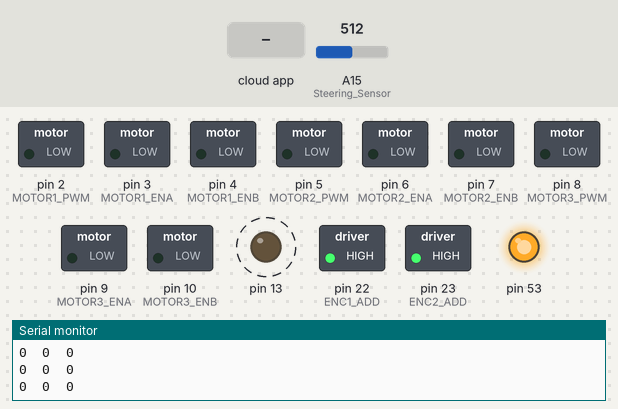
A sketch run on a simulated Arduino Mega 2560, built with avr-gcc and run on an emulated ATmega2560. On the bench: switched loads named in the sketch (green lamp = pin HIGH), output pins drawn as LEDs (lit = HIGH), the last lines printed to the serial monitor. Dashed ring = blinking. The test bench sets the inputs (shaded band); at power-on: A15 (Steering_Sensor) = 512. The ROS host is connected and sends only what is stated.

Above: at 1.26 s.
1.3 s: A15 (Steering_Sensor) set to 528
At 1.56 s:
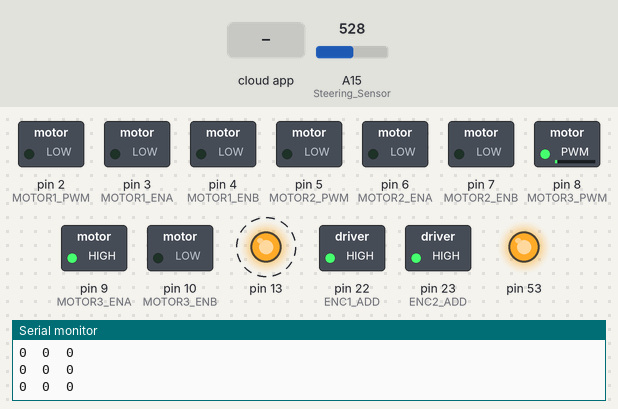
4.3 s: the phone or cloud app sets linear.x to -100
At 4.55 s:
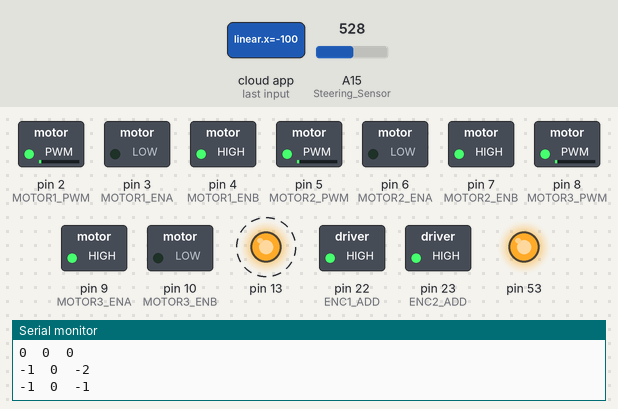
7.3 s: the phone or cloud app sets angular.z to 100
At 7.55 s:
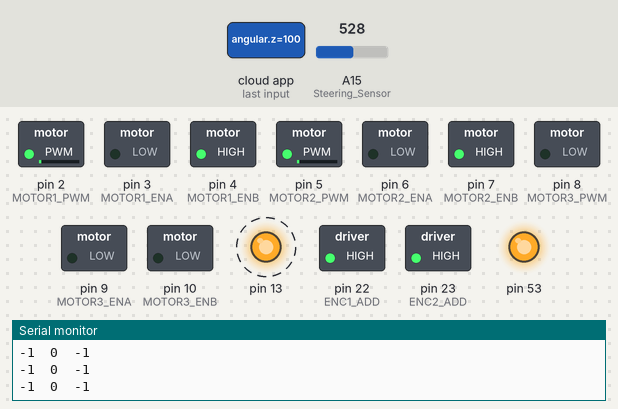
10.3 s: the phone or cloud app sets linear.x to 100
At 10.56 s:
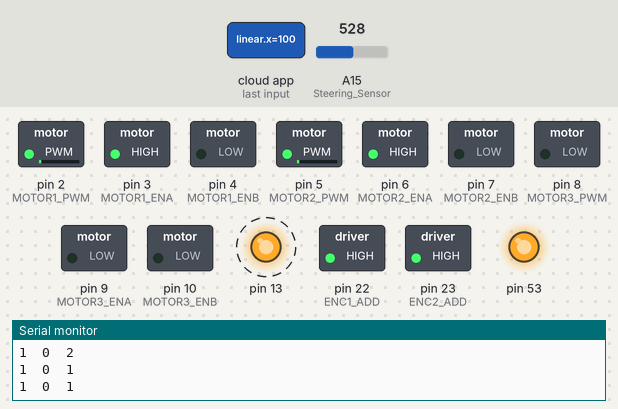
13.3 s: the phone or cloud app sets angular.z to -100
At 13.55 s:
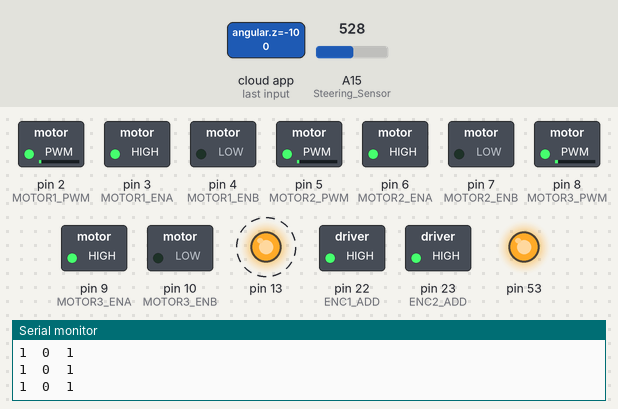
16.3 s: A15 (Steering_Sensor) set to 716
At 16.55 s:
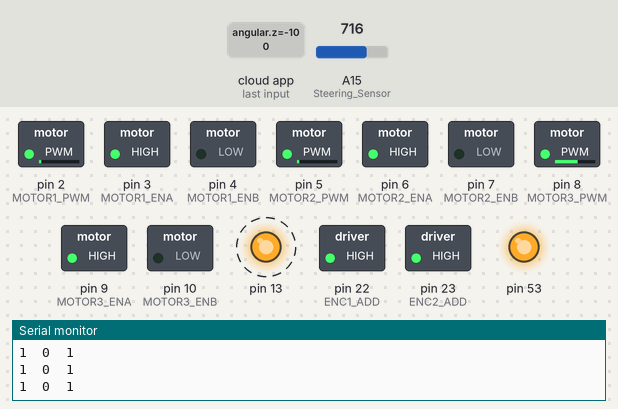
Timing chart, 0 to 20.3 s (numbered marks = the images above; inputs shaded):
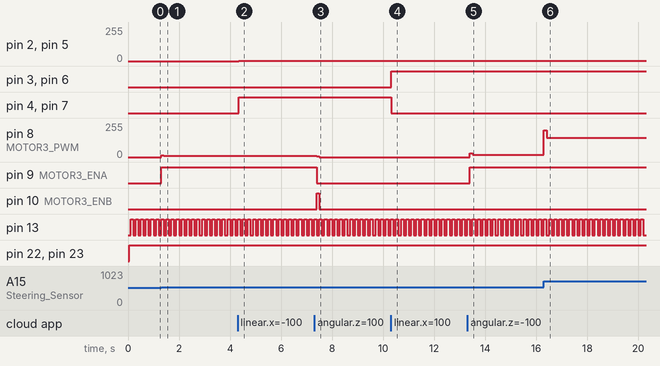

Measured:
- the behaviour switches between 517 and 518 on A15 (Steering_Sensor) (found by bisection; images 0 and 1)
- after the input at 1.3 s, pin 8 (MOTOR3_PWM): 0/255 → 14/255 at once, → 9/255 0.10 s later; pin 9 (MOTOR3_ENA): LOW → HIGH at once
- after the input at 4.3 s, pin 2 (MOTOR1_PWM), pin 5 (MOTOR2_PWM): 0/255 → 2/255 after 0.05 s, → 1/255 0.10 s later; pin 4 (MOTOR1_ENB), pin 7 (MOTOR2_ENB): LOW → HIGH after 0.05 s
- after the input at 7.3 s, pin 8 (MOTOR3_PWM): 9/255 → 5/255 after 0.10 s, → 0/255 0.10 s later; pin 9 (MOTOR3_ENA): HIGH → LOW after 0.10 s; pin 10 (MOTOR3_ENB): LOW → HIGH after 0.10 s, → LOW 0.10 s later
- after the input at 10.3 s, pin 2 (MOTOR1_PWM), pin 5 (MOTOR2_PWM): 1/255 → 2/255 at once, → 1/255 0.10 s later; pin 3 (MOTOR1_ENA), pin 6 (MOTOR2_ENA): LOW → HIGH at once; pin 4 (MOTOR1_ENB), pin 7 (MOTOR2_ENB): HIGH → LOW at once
- after the input at 13.3 s, pin 8 (MOTOR3_PWM): 0/255 → 28/255 after 0.10 s, → 18/255 0.10 s later; pin 9 (MOTOR3_ENA): LOW → HIGH after 0.10 s
- after the input at 16.3 s, pin 8 (MOTOR3_PWM): 18/255 → 200/255 at once, → 144/255 0.10 s later
- by itself, pin 13: alternates HIGH for 0.10 s and LOW for 0.10 s

The sketch:

Henes_code_check_sj_test.ino
```cpp
#include <MsTimer2.h>

#include <ros.h>
#include <geometry_msgs/Twist.h>
#include <std_msgs/Int32.h>
#include <std_msgs/Float32.h>


ros::NodeHandle  nh;
geometry_msgs::Twist cmd_vel;   //모터 명령 수신을 위한 변수(수신)

/*실질적으로 우리가 변화시키는 변수*/
/*imu, gps, object detection을 통해 만든 알고리즘의 목적은 적당한 속도와 회전 각도이므로 두 변수를 pub한다*/
int velocity = 0;
int steer_angle = 0;

void cmd_vel_callback(const geometry_msgs::Twist& msg)
{
  velocity = (int)msg.linear.x;       // 속도제어. *.cpp에서 만든 알고리즘을 통해 publish된 velocity값이다.
  steer_angle = (int)msg.angular.z;   // steering motor 각도 제어. *.cpp에서 만든 알고리즘을 통해 publish된 steer_angle값이다.

  if (velocity >= 255) velocity  = 255; // pwm 최고값 제한
  if (velocity <= -255) velocity = -255; // pwm 최저값 제한
} //알고리즘을 통해 나온 명령 값이 아두이노로 전달된다.

ros::Subscriber<geometry_msgs::Twist> cmd_sub("teleop_cmd_vel", cmd_vel_callback); //(teleop_cmd_vel토픽)알고리즘을 통해 정해진 velocity와 steer_angle을 cmd_vel_callback함수를 통해 받는 서브스크라이버

// Front Motor Drive
#define MOTOR1_PWM 2
#define MOTOR1_ENA 3
#define MOTOR1_ENB 4

#define MOTOR2_PWM 5
#define MOTOR2_ENA 6
#define MOTOR2_ENB 7

void motor_control(int motor_pwm_output)
{
  if (motor_pwm_output > 0) // forward
  {
    digitalWrite(MOTOR1_ENA, HIGH);
    digitalWrite(MOTOR1_ENB, LOW);
    analogWrite(MOTOR1_PWM, motor_pwm_output);

    digitalWrite(MOTOR2_ENA, HIGH);
    digitalWrite(MOTOR2_ENB, LOW);
    analogWrite(MOTOR2_PWM, motor_pwm_output);
  }
  else if (motor_pwm_output < 0) // backward
  {
    digitalWrite(MOTOR1_ENA, LOW);
    digitalWrite(MOTOR1_ENB, HIGH);
    analogWrite(MOTOR1_PWM, -motor_pwm_output);

    digitalWrite(MOTOR2_ENA, LOW);
    digitalWrite(MOTOR2_ENB, HIGH);
    analogWrite(MOTOR2_PWM, -motor_pwm_output);
  }
  else
  {
    digitalWrite(MOTOR1_ENA, LOW);
    digitalWrite(MOTOR1_ENB, LOW);
    digitalWrite(MOTOR1_PWM, 0);

    digitalWrite(MOTOR2_ENA, LOW);
    digitalWrite(MOTOR2_ENB, LOW);
    digitalWrite(MOTOR2_PWM, 0);
  }
}

#include <SPI.h>
#define ENC1_ADD 22
#define ENC2_ADD 23
signed long encoder1count = 0;
signed long encoder2count = 0;

void initEncoders() {

  // Set slave selects as outputs
  pinMode(ENC1_ADD, OUTPUT);
  pinMode(ENC2_ADD, OUTPUT);

  // Raise select pins
  // Communication begins when you drop the individual select signsl
  digitalWrite(ENC1_ADD, HIGH);
  digitalWrite(ENC2_ADD, HIGH);

  SPI.begin();

  // Initialize encoder 1
  //    Clock division factor: 0
  //    Negative index input
  //    free-running count mode
  //    x4 quatrature count mode (four counts per quadrature cycle)
  // NOTE: For more information on commands, see datasheet
  digitalWrite(ENC1_ADD, LOW);       // Begin SPI conversation
  SPI.transfer(0x88);                       // Write to MDR0
  SPI.transfer(0x03);                       // Configure to 4 byte mode
  digitalWrite(ENC1_ADD, HIGH);      // Terminate SPI conversation

  // Initialize encoder 2
  //    Clock division factor: 0
  //    Negative index input
  //    free-running count mode
  //    x4 quatrature count mode (four counts per quadrature cycle)
  // NOTE: For more information on commands, see datasheet
  digitalWrite(ENC2_ADD, LOW);       // Begin SPI conversation
  SPI.transfer(0x88);                       // Write to MDR0
  SPI.transfer(0x03);                       // Configure to 4 byte mode
  digitalWrite(ENC2_ADD, HIGH);      // Terminate SPI conversation
}

long readEncoder(int encoder_no)
{
  // Initialize temporary variables for SPI read
  unsigned int count_1, count_2, count_3, count_4;
  long count_value;

  digitalWrite(ENC1_ADD + encoder_no - 1, LOW);   // Begin SPI conversation
  // digitalWrite(ENC4_ADD,LOW);      // Begin SPI conversation
  SPI.transfer(0x60);                     // Request count
  count_1 = SPI.transfer(0x00);           // Read highest order byte
  count_2 = SPI.transfer(0x00);
  count_3 = SPI.transfer(0x00);
  count_4 = SPI.transfer(0x00);           // Read lowest order byte
  digitalWrite(ENC1_ADD + encoder_no - 1, HIGH); // Terminate SPI conversation
  //digitalWrite(ENC4_ADD,HIGH);      // Begin SPI conversation
  // Calculate encoder count
  count_value = ((long)count_1 << 24) + ((long)count_2 << 16) + ((long)count_3 << 8 ) + (long)count_4;

  return count_value;
}

void clearEncoderCount(int encoder_no) {
  // Set encoder1's data register to 0
  digitalWrite(ENC1_ADD + encoder_no - 1, LOW); // Begin SPI conversation
  // Write to DTR
  SPI.transfer(0x98);
  // Load data
  SPI.transfer(0x00);  // Highest order byte
  SPI.transfer(0x00);
  SPI.transfer(0x00);
  SPI.transfer(0x00);  // lowest order byte
  digitalWrite(ENC1_ADD + encoder_no - 1, HIGH); // Terminate SPI conversation

  delayMicroseconds(100);  // provides some breathing room between SPI conversations

  // Set encoder1's current data register to center
  digitalWrite(ENC1_ADD + encoder_no - 1, LOW); // Begin SPI conversation
  SPI.transfer(0xE0);
  digitalWrite(ENC1_ADD + encoder_no - 1, HIGH); // Terminate SPI conversation
}

///////// Motor PID //////////
#define velo_Kp  1.8   //10     // 10    // 5
#define velo_Ki  0  //0.25   // 0.1   // 0.5
#define velo_Kd  0.5    //15     // 15    // 0

long dt = 0;
long Curr_val, old_val, d_val;
int velo_val = 0;  // min = 3, max = 8

long st, end;
float Error, d_Error, old_Error, Sum_Error;
int PWM = 0;

unsigned long n_close = 0;
void velo_control_callback() {
  Curr_val = -1 * readEncoder(2);
  //velocity_count = (float)(ENC1 - old_ENC1) * 88.5 / (300.0 * 0.02);
  d_val = Curr_val - old_val;


  //Serial.println();
  //Serial.print(Curr_val);
  //Serial.print(",");
  //Serial.print(old_val);
  //Serial.print(",");
  //Serial.print(d_val);
  //Serial.print(",");
  //Serial.println();
  old_val = Curr_val;
}

unsigned int n_count = 1;
int dr_val = 1;

//  ENC Counter during sampling time 10ms = 100hz

void Velo_PID_Control() {
  end = millis();
  if ((end - st) >= 10) {

    velo_control_callback();

    Error = velo_val - d_val;
    //Serial.println((String)"error : " + Error);

    //지금 속도와 원하는 속도의 차이
    d_Error = Error - old_Error;
    //이전의 오차와 지금 오차의 차이
    Sum_Error += Error;

    dt = end - st;
    //Serial.print(dt);
    PWM = velo_Kp * Error + velo_Ki * Sum_Error + velo_Kd * d_Error;
    //Serial.print(PWM);
    //Serial.print(",");
    //Serial.print("##########");
    //Serial.println();
    //Serial.println((String)"error-p : " + velo_Kp * Error);
    //Serial.println((String)"error-I : " + velo_Ki * Sum_Error);
    //Serial.println((String)"error-D : " + velo_Kd * d_Error);


    if (velo_val == 0) {
      PWM = 0;
    } else if (velo_val > 0) {
      if (PWM >= 80) {
        PWM = 75;
        //Serial.print("!!!!!!!!!!!!!11");

      } else if (PWM <= -80) {
        PWM = -75;
        //Serial.print("!!!!!!!!!!!!!11");
      }
    } else {
      if (PWM >=80) {
        PWM = 75;
        //Serial.print("77777777777777");
      } else if (PWM <= -80) {
        PWM = -75;
        //Serial.print("77777777777777");
      }
    }
    //Serial.println();
    motor_control(PWM);

    Serial.print(velo_val);
    Serial.print("\t");
    Serial.print(d_val);
    Serial.print("\t");
    Serial.println(PWM);


    //Serial.print(PWM);
    //Serial.println("#");
    //Serial.println();


    st = millis();
    old_Error = Error;
  }
}


///////////////////////////////////////  Steering PID 제어 /////////////////////////////////////////////
#define Steering_Sensor A15  // Analog input pin that the potentiometer is attached to
#define NEURAL_ANGLE 0
#define LEFT_STEER_ANGLE 25
#define RIGHT_STEER_ANGLE -25
#define MOTOR3_PWM 8
#define MOTOR3_ENA 9
#define MOTOR3_ENB 10

float Kp = 0;
float Ki = 0;
float Kd = 0; //PID 상수 설정, 실험에 따라 정해야 함 중요!
double error, error_old;
double error_s, error_d, error_i;
int pwm_output;

int sensorValue = 0;        // value read from the pot
int Steer_Angle_Measure = 0;        // value output to the PWM (analog out)
int Steering_Angle = NEURAL_ANGLE;

void steer_motor_control(int motor_pwm)
{
  if (motor_pwm > 0) // forward
  {
    digitalWrite(MOTOR3_ENA, LOW);
    digitalWrite(MOTOR3_ENB, HIGH);
    analogWrite(MOTOR3_PWM, motor_pwm);
  }
  else if (motor_pwm < 0) // backward
  {
    digitalWrite(MOTOR3_ENA, HIGH);
    digitalWrite(MOTOR3_ENB, LOW);
    analogWrite(MOTOR3_PWM, -motor_pwm);
  }
  else // stop
  {
    digitalWrite(MOTOR3_ENA, LOW);
    digitalWrite(MOTOR3_ENB, LOW);
    analogWrite(MOTOR3_PWM, 0);
  }
}

void PID_Control()
{
  error = Steering_Angle - Steer_Angle_Measure;
  error_i += error;
  error_d = error - error_old;
  error_i = (error_i >=  100) ?  100 : error_i;
  error_i = (error_i <= -100) ? -100 : error_i;
  //Serial.println(error);
  //Serial.println((String)"error : " + error);
  // 실제조향각 에러 출력

  if (fabs(error) <= 0.2)
  {
    steer_motor_control(0);
    error_s = 0;
  }

   if (fabs(error) >=5)
  {
    float Kp = 9; // 3
    float Ki = 0; // 0
    float Kd = 5;   // 1.5

    pwm_output = Kp * error + Kd * error_d + Ki * error_s;
    pwm_output = (pwm_output >=  200) ?  200 : pwm_output;
    pwm_output = (pwm_output <= -200) ? -200 : pwm_output;
    //Serial.println((String)"pwm_output : " + pwm_output);
    //조향pwm 출력값

    steer_motor_control(pwm_output);
  }
  else if(fabs(error) <= 5)
  {
    float Kp = 9; // 3
    float Ki = 0; // 0
    float Kd = 5; // 1.5

    pwm_output = Kp * error + Kd * error_d + Ki * error_s;
    pwm_output = (pwm_output >=  200) ?  200 : pwm_output;
    pwm_output = (pwm_output <= -200) ? -200 : pwm_output;
    //Serial.println((String)"pwm_output : " + pwm_output);

    steer_motor_control(pwm_output);
  }
  error_old = error;
}

void steering_control()
{
  if (Steering_Angle <= RIGHT_STEER_ANGLE + NEURAL_ANGLE)  Steering_Angle = RIGHT_STEER_ANGLE + NEURAL_ANGLE;
  if (Steering_Angle >= LEFT_STEER_ANGLE + NEURAL_ANGLE)  Steering_Angle  = LEFT_STEER_ANGLE + NEURAL_ANGLE;

  PID_Control(); //오차 제어
  /*steer 각도를 조절하는 함수이다. PID_Control함수에서 사용되는 steer_motor_control의 인자 motor_pwm은*/
}

void control_callback()
{
  static boolean output = HIGH;

  digitalWrite(13, output);
  output = !output;


  // read the analog in value:
  sensorValue = analogRead(Steering_Sensor);
  //Serial.println(sensorValue);
  //조향각 출
  // map it to the range of the analog out:
  //Steer_Angle_Measure = map(sensorValue, 176, 858, LEFT_STEER_ANGLE, RIGHT_STEER_ANGLE);
  Steer_Angle_Measure = map(sensorValue, 858, 176, LEFT_STEER_ANGLE, RIGHT_STEER_ANGLE);
  //Serial.println(Steer_Angle_Measure);
  Steering_Angle = NEURAL_ANGLE + steer_angle; //cmd_sub를 통해 받는 steer_angle값을 사용한다
  steering_control(); //회전 제어 함수

}

void setup() {
  // put your setup code here, to run once:
  Serial.begin(57600);
  // 115200
  pinMode(13, OUTPUT);
  // Front Motor Drive Pin Setup
  pinMode(MOTOR1_PWM, OUTPUT);
  pinMode(MOTOR1_ENA, OUTPUT);  // L298 motor control direction
  pinMode(MOTOR1_ENB, OUTPUT);

  // Rear Motor Drive Pin Setup
  pinMode(MOTOR2_PWM, OUTPUT);
  pinMode(MOTOR2_ENA, OUTPUT);  // L298 motor control direction
  pinMode(MOTOR2_ENB, OUTPUT);


  initEncoders();          // initialize encoder
  clearEncoderCount(1);
  clearEncoderCount(2);

  //Steer
  pinMode(MOTOR3_PWM, OUTPUT);
  pinMode(MOTOR3_ENA, OUTPUT);  // L298 motor control direction
  pinMode(MOTOR3_ENB, OUTPUT);  // L298 motor control PWM

  error = error_i = error_d = error_old = 0.0;
  Error = Sum_Error = d_Error = old_val = 0;

  pwm_output = 0;

  nh.initNode();
  nh.subscribe(cmd_sub); //velocity와 steer_angle값을 받아오는 서브스크라이버. 계속해서 velocity와 steer_angle값을 받아옴.

  MsTimer2::set(100, control_callback); // 500ms period
  MsTimer2::start();
  st = millis();

}

void loop() {
  // put your main code here, to run repeatedly:

  velo_val = velocity;
  Velo_PID_Control();
  //encoder1count = readEncoder(1);
  ///encoder2count = readEncoder(2);

  //Serial.print("Encoder 1 : "); Serial.println(encoder1count);
  //Serial.print("Encoder 2 : "); Serial.println(encoder2count);


  //cmd_vel 수신을 다시 pub하여 확인 하기 위한 루틴
//  cmd_vel.linear.x = velocity;
//  cmd_vel.angular.z = steer_angle;
  //cmd_pub.publish(&cmd_vel);
  delay(100); //딜레이가 실제로 자동차에 반영되는지 확인 필요함. 만약 딜레이가 자동차 값 전달에 영향을 준다면 값 업데이트와 속도 및 회전 각도 유지에 최적인 시간을 찾아야 함.

  nh.spinOnce();
}
```
